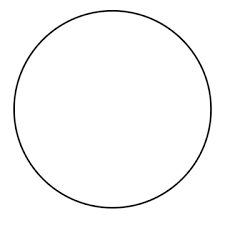
#> input picture circle.png, 225 x 225 px, found by its file name
$ python Task2.py
#> lines starting #> are read from the running program, lines starting #| are printed output that depends on the picture; after the words box and inside, x2 and y2 are one past the last pixel; in counts of white or black regions, pixels touching at a corner belong together
import cv2
import numpy as np

# Only PNG Format Files are Supported

def compute_centroid(points):
    points = np.array(points)
    return np.mean(points, axis=0)

def check_vertical_symmetry(points, line_x):
    reflected_points = [(2 * line_x - x, y) for (x, y) in points]
    reflected_points = sorted([tuple(np.round(p).astype(int)) for p in reflected_points])
    points = sorted([tuple(np.round(p).astype(int)) for p in points])
    return reflected_points == points

def check_horizontal_symmetry(points, line_y):
    reflected_points = [(x, 2 * line_y - y) for (x, y) in points]
    reflected_points = sorted([tuple(np.round(p).astype(int)) for p in reflected_points])
    points = sorted([tuple(np.round(p).astype(int)) for p in points])
    return reflected_points == points

def check_diagonal_symmetry(points, line_x, line_y):
    reflected_points_45 = [(line_x - (y - line_y), line_y + (x - line_x)) for (x, y) in points]
    reflected_points_135 = [(line_x + (y - line_y), line_y - (x - line_x)) for (x, y) in points]
    reflected_points_45 = sorted([tuple(np.round(p).astype(int)) for p in reflected_points_45])
    reflected_points_135 = sorted([tuple(np.round(p).astype(int)) for p in reflected_points_135])
    points = sorted([tuple(np.round(p).astype(int)) for p in points])
    return reflected_points_45 == points, reflected_points_135 == points

image = cv2.imread('AdobeR2Final\circle.png', cv2.IMREAD_GRAYSCALE)
#> image is the input picture: shape (225, 225); min 0, max 255, mean 250.1

if image is None:
    print("Error loading image")
    exit()

edges = cv2.Canny(image, 50, 150)
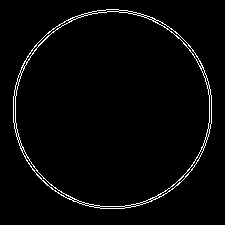
#> edges: shape (225, 225); 2.5% white in thin lines or dots, all inside (x1, y1, x2, y2) = (13, 9, 212, 209)

circles = cv2.HoughCircles(edges, cv2.HOUGH_GRADIENT, dp=1.2, minDist=30, param1=50, param2=30, minRadius=10, maxRadius=100)
#> circles = [[112.2, 108.6, 96.64]]

contours, _ = cv2.findContours(edges, cv2.RETR_EXTERNAL, cv2.CHAIN_APPROX_SIMPLE)
#> contours = 1 contour; box (x1, y1, x2, y2) and area: (13, 9, 212, 209) 31168

output_image = cv2.cvtColor(image, cv2.COLOR_GRAY2BGR)

for contour in contours:
    points = contour[:, 0, :]
    centroid = compute_centroid(points)
    centroid_x, centroid_y = centroid

    if check_vertical_symmetry(points, centroid_x):
        cv2.line(output_image, (int(centroid_x), 0), (int(centroid_x), image.shape[0]), (0, 0, 255), 2)

    if check_horizontal_symmetry(points, centroid_y):
        cv2.line(output_image, (0, int(centroid_y)), (image.shape[1], int(centroid_y)), (0, 0, 255), 2)

    diag1, diag2 = check_diagonal_symmetry(points, centroid_x, centroid_y)
    if diag1:
        cv2.line(output_image, (0, image.shape[1]), (image.shape[1], 0), (0, 0, 255), 2)
    if diag2:
        cv2.line(output_image, (0, 0), (image.shape[1], image.shape[1]), (0, 0, 255), 2)

    cv2.drawContours(output_image, [contour], -1, (0, 255, 0), 2)
#> this loop made 1 pass
#> (centroid_x, centroid_y, diag1, diag2) on pass 1: (111.7, 108.7, False, False)
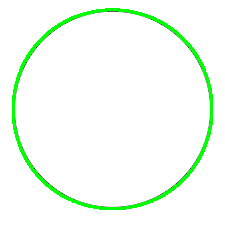
#> output_image: shape (225, 225, 3); 4.25% of pixels changed, all inside (x1, y1, x2, y2) = (12, 8, 213, 210)

if circles is not None:
    circles = np.round(circles[0, :]).astype("int")
#> circles = [[112, 109, 97]]
    for (x, y, r) in circles:
        cv2.circle(output_image, (x, y), r, (0, 255, 0), 2)
        cv2.circle(output_image, (x, y), 2, (0, 0, 255), 3)
        num_lines = 8
        for i in range(num_lines):
            angle = 2 * np.pi * i / num_lines
            x_end = int(x + r * np.cos(angle))
            y_end = int(y + r * np.sin(angle))
            cv2.line(output_image, (x, y), (x_end, y_end), (0, 0, 255), 2)
#> this loop made 1 pass
#> (x, y, r, num_lines) on pass 1: (112, 109, 97, 8)
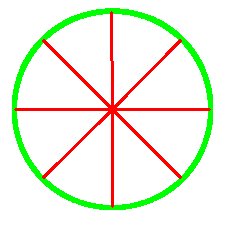
#> output_image: shape (225, 225, 3); 7.49% of pixels changed, all inside (x1, y1, x2, y2) = (14, 11, 211, 208)

cv2.imshow('Symmetry Detection', output_image)
cv2.waitKey(0)
cv2.destroyAllWindows()
